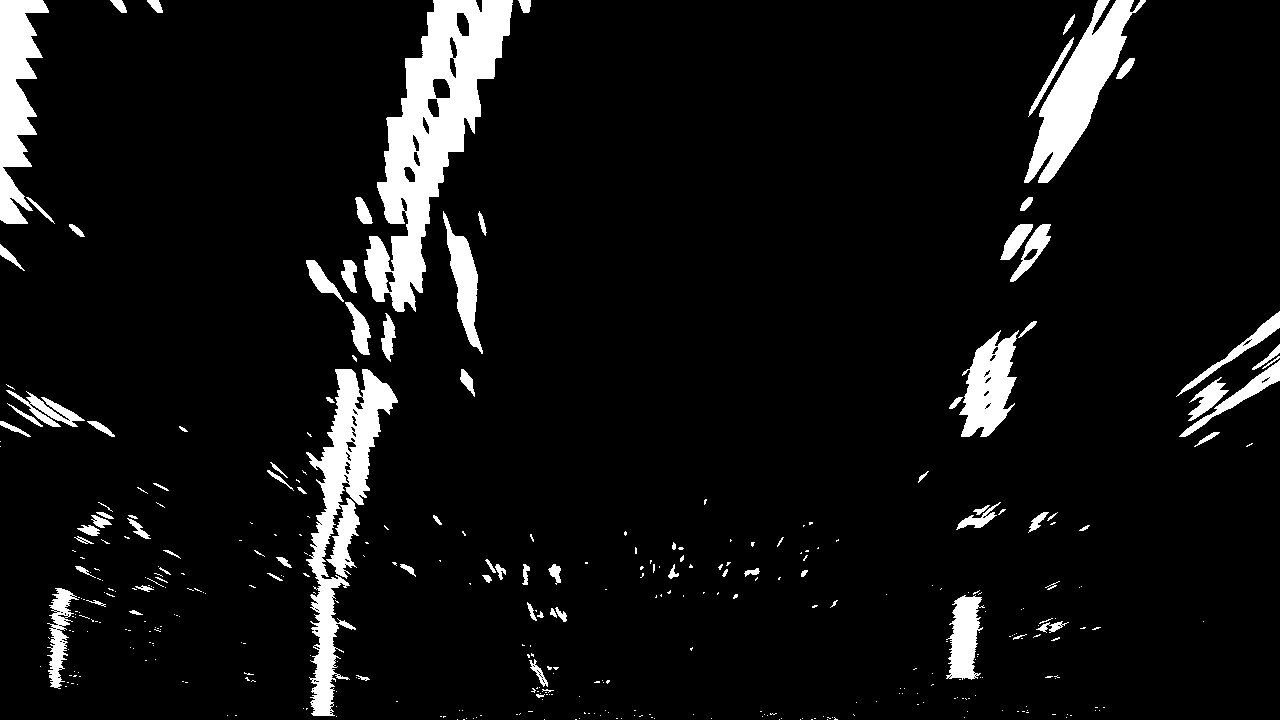
#> input picture warped-example .jpg, 1280 x 720 px
$ jupyter execute 'search around Poly.ipynb'
#> lines starting #> are read from the running program, lines starting #| are printed output that depends on the picture; after the words box and inside, x2 and y2 are one past the last pixel; in counts of white or black regions, pixels touching at a corner belong together
[cell 1]
import cv2
import numpy as np
import matplotlib.image as mpimg
import matplotlib.pyplot as plt

[cell 2]
# Load our image - this should be a new frame since last time!
binary_warped = mpimg.imread('warped-example .jpg')
#> binary_warped is the input picture: shape (720, 1280); min 0, max 255, mean 18.5

[cell 3]
# Polynomial fit values from the previous frame
# Make sure to grab the actual values from the previous step in your project!
left_fit = np.array([ 2.23090058e-04,-3.90812851e-01,4.78139852e+02])
right_fit = np.array([4.19709859e-04,-4.79568379e-01,1.11522544e+03])

[cell 4]
def fit_poly(img_shape, leftx, lefty, rightx, righty):
    ### TO-DO: Fit a second order polynomial to each with np.polyfit() ###
    left_fit = np.polyfit(lefty,leftx,2)
    right_fit = np.polyfit(righty,rightx,2)
    # Generate x and y values for plotting
    ploty = np.linspace(0, img_shape[0]-1, img_shape[0])
    ### TO-DO: Calc both polynomials using ploty, left_fit and right_fit ###
    left_fitx = left_fit[0]**ploty + left_fit[1]*ploty+left_fit[2]
    right_fitx = right_fit[0]**ploty + right_fit[1]*ploty + right_fit[2]

    return left_fitx, right_fitx, ploty

[cell 5]
def search_around_poly(binary_warped):
    # HYPERPARAMETER
    # Choose the width of the margin around the previous polynomial to search
    # The quiz grader expects 100 here, but feel free to tune on your own!
    margin = 100

    # Grab activated pixels
    nonzero = binary_warped.nonzero()
    nonzeroy = np.array(nonzero[0])
    nonzerox = np.array(nonzero[1])

    ### TO-DO: Set the area of search based on activated x-values ###
    ### within the +/- margin of our polynomial function ###
    ### Hint: consider the window areas for the similarly named variables ###
    ### in the previous quiz, but change the windows to our new search area ###
    left_lane_inds = ((nonzerox>(left_fit[0]*(nonzeroy**2)+left_fit[1]*(nonzeroy)+left_fit[2]-margin)) &
                       (nonzerox< (left_fit[0]*(nonzeroy**2)+left_fit[1]*(nonzeroy)+left_fit[2]+margin)))
    right_lane_inds = ((nonzerox > (right_fit[0]*(nonzeroy**2)+right_fit[1]*(nonzeroy)+right_fit[2]-margin)) &
                       (nonzerox < (right_fit[0]*(nonzeroy**2)+right_fit[1]*(nonzeroy)+right_fit[2]+margin)))

    # Again, extract left and right line pixel positions
    leftx = nonzerox[left_lane_inds]
    lefty = nonzeroy[left_lane_inds]
    rightx = nonzerox[right_lane_inds]
    righty = nonzeroy[right_lane_inds]

    # Fit new polynomials
    left_fitx, right_fitx, ploty = fit_poly(binary_warped.shape, leftx, lefty, rightx, righty)

    ## Visualization ##
    # Create an image to draw on and an image to show the selection window
    out_img = np.dstack((binary_warped, binary_warped, binary_warped))*255
    window_img = np.zeros_like(out_img)
    # Color in left and right line pixels
    out_img[nonzeroy[left_lane_inds], nonzerox[left_lane_inds]] = [255, 0, 0]
    out_img[nonzeroy[right_lane_inds], nonzerox[right_lane_inds]] = [0, 0, 255]

    # Generate a polygon to illustrate the search window area
    # And recast the x and y points into usable format for cv2.fillPoly()
    left_line_window1 = np.array([np.transpose(np.vstack([left_fitx-margin, ploty]))])
    left_line_window2 = np.array([np.flipud(np.transpose(np.vstack([left_fitx+margin,
                              ploty])))])
    left_line_pts = np.hstack((left_line_window1, left_line_window2))
    right_line_window1 = np.array([np.transpose(np.vstack([right_fitx-margin, ploty]))])
    right_line_window2 = np.array([np.flipud(np.transpose(np.vstack([right_fitx+margin,
                              ploty])))])
    right_line_pts = np.hstack((right_line_window1, right_line_window2))

    # Draw the lane onto the warped blank image
    cv2.fillPoly(window_img, np.int_([left_line_pts]), (0,255, 0))
    cv2.fillPoly(window_img, np.int_([right_line_pts]), (0,255, 0))
    result = cv2.addWeighted(out_img, 1, window_img, 0.3, 0)

    # Plot the polynomial lines onto the image
    plt.plot(left_fitx, ploty, color='yellow')
    plt.plot(right_fitx, ploty, color='yellow')
    ## End visualization steps ##

    return result

[cell 6]
# Run image through the pipeline
# Note that in your project, you'll also want to feed in the previous fits
result = search_around_poly(binary_warped)
#> in search_around_poly, `nonzero = binary_warped.nonzero()`: nonzero = 89486 positions, rows 0 to 719, columns 0 to 1279
#> in fit_poly, `left_fit = np.polyfit(lefty,leftx,2)`: left_fit = [0.000157, -0.347, 475.9]
#> in fit_poly, `right_fit = np.polyfit(righty,rightx,2)`: right_fit = [0.000435, -0.489, 1115.9]
#> in fit_poly, `left_fitx = left_fit[0]**ploty + left_fit[1]*ploty+left_fit[2]`: left_fitx = 720 values, max 476.9 at index 0, min 226.4 at index 719, mean 351.2
#> in fit_poly, `right_fitx = right_fit[0]**ploty + right_fit[1]*ploty + right_fit[2]`: right_fitx = 720 values, max 1116.9 at index 0, min 764.5 at index 719, mean 940.2
#> in search_around_poly, `left_fitx, right_fitx, ploty = fit_poly(binary_warped.shape, leftx, le..`: ploty = 720 values from 0 to 719
#> in search_around_poly, `out_img[nonzeroy[right_lane_inds], nonzerox[right_lane_inds]] = [0, 0,..`:
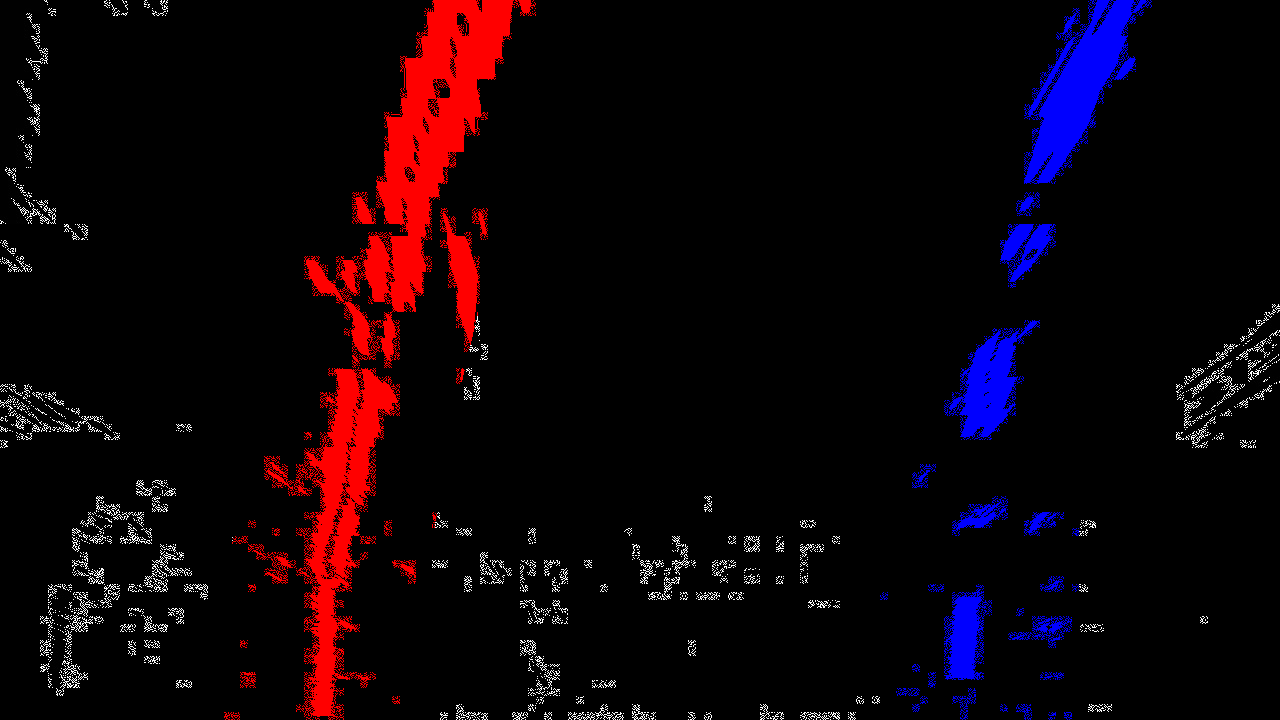
#> out_img: shape (720, 1280, 3); mean of channels 0, 1, 2 14.4, 3, 8.9; drawn as R, G, B
#> in search_around_poly, `left_line_window1 = np.array([np.transpose(np.vstack([left_fitx-margin..`: left_line_window1 = 720 pairs, first value 126.4 to 376.9, second value 0 to 719
#> in search_around_poly, `left_line_window2 = np.array([np.flipud(np.transpose(np.vstack([left_f..`: left_line_window2 = 720 pairs, first value 326.4 to 576.9, second value 0 to 719
#> in search_around_poly, `left_line_pts = np.hstack((left_line_window1, left_line_window2))`: left_line_pts = 1440 pairs, first value 126.4 to 576.9, second value 0 to 719
#> in search_around_poly, `right_line_window1 = np.array([np.transpose(np.vstack([right_fitx-marg..`: right_line_window1 = 720 pairs, first value 664.5 to 1016.9, second value 0 to 719
#> in search_around_poly, `right_line_window2 = np.array([np.flipud(np.transpose(np.vstack([right..`: right_line_window2 = 720 pairs, first value 864.5 to 1216.9, second value 0 to 719
#> in search_around_poly, `right_line_pts = np.hstack((right_line_window1, right_line_window2))`: right_line_pts = 1440 pairs, first value 664.5 to 1216.9, second value 0 to 719
#> in search_around_poly, `cv2.fillPoly(window_img, np.int_([left_line_pts]), (0,255, 0))`:
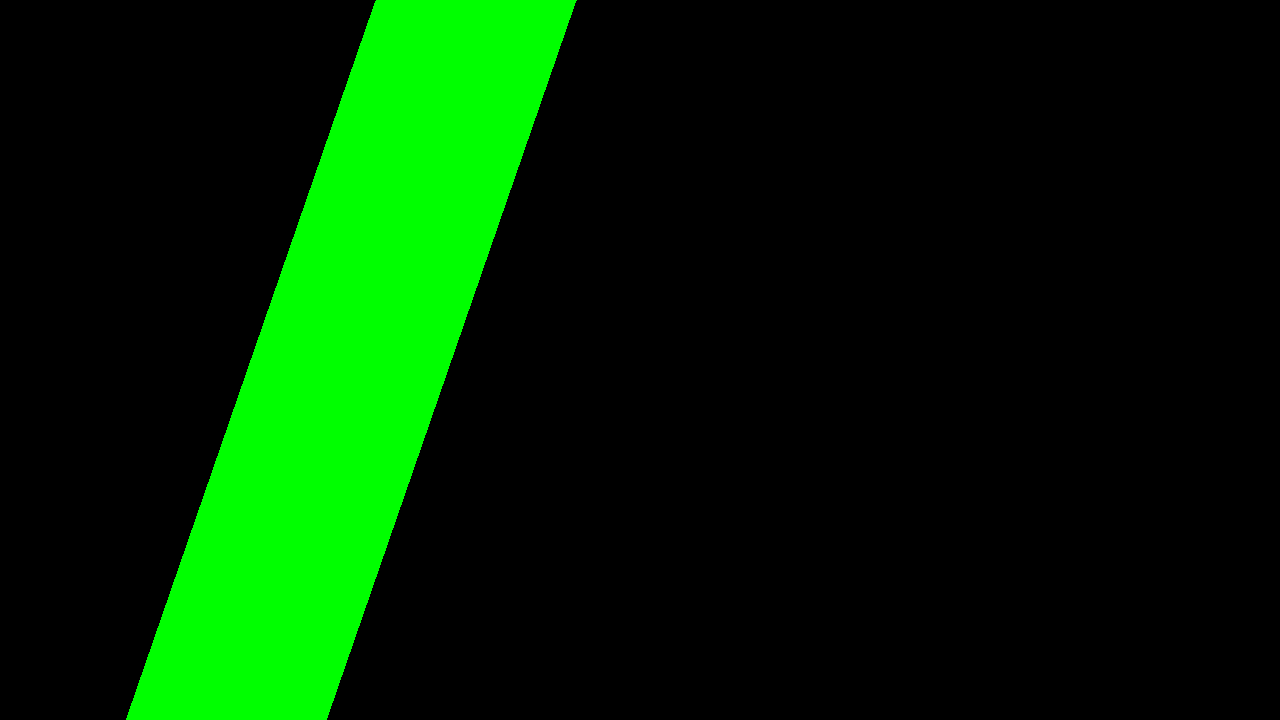
#> window_img: shape (720, 1280, 3); mean of channels 0, 1, 2 0, 40, 0; drawn as R, G, B
#> in search_around_poly, `cv2.fillPoly(window_img, np.int_([right_line_pts]), (0,255, 0))`:
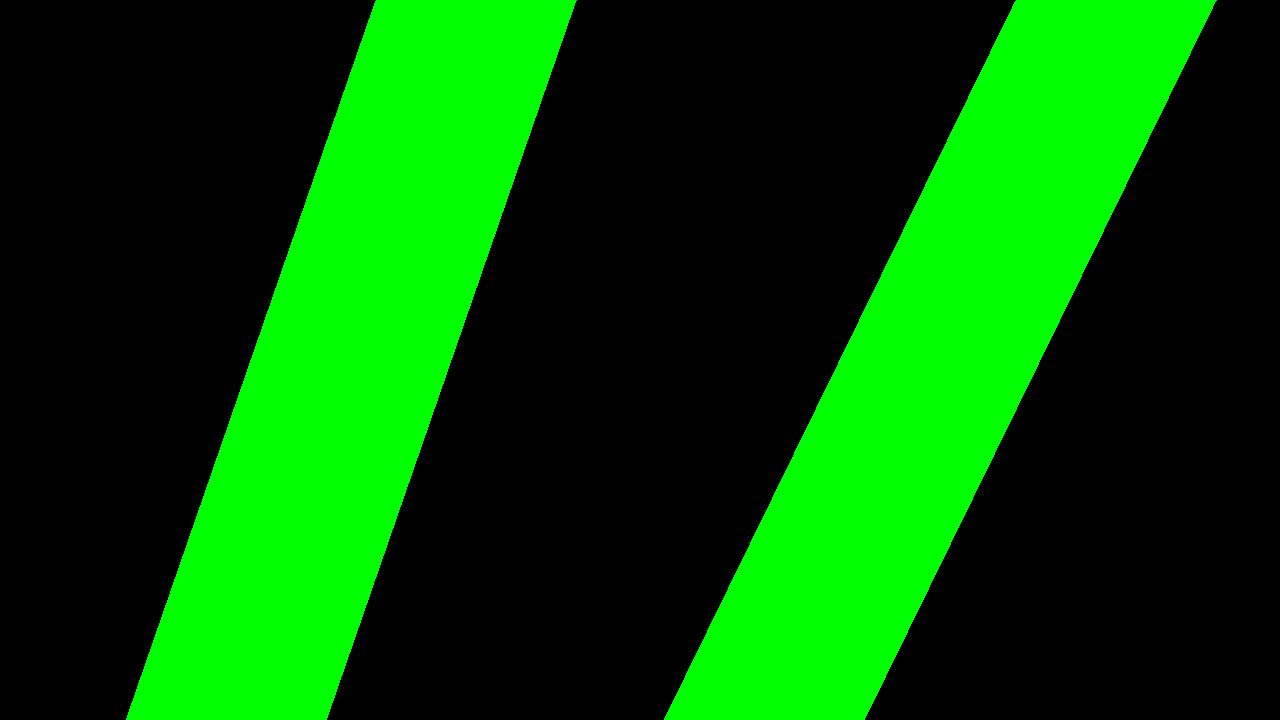
#> window_img: shape (720, 1280, 3); 15.7% of pixels changed, all inside (x1, y1, x2, y2) = (664, 0, 1217, 720); drawn as R, G, B
#> in search_around_poly, `result = cv2.addWeighted(out_img, 1, window_img, 0.3, 0)`:
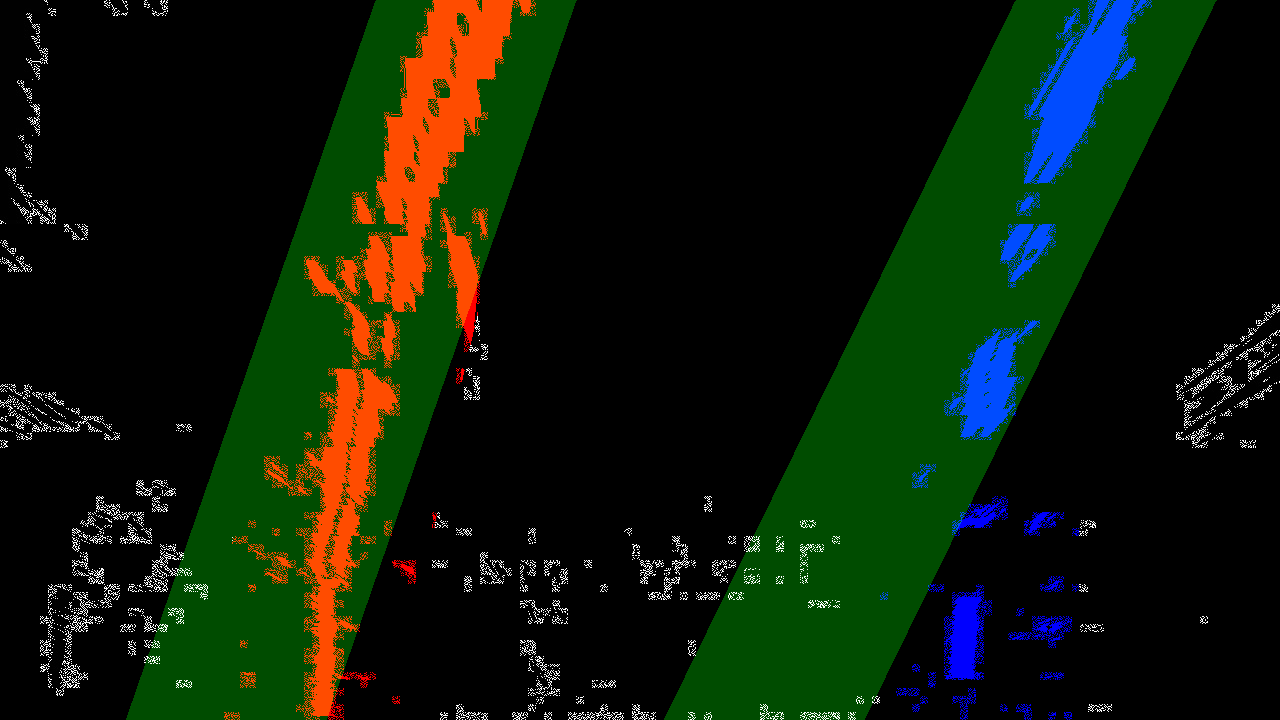
#> result: shape (720, 1280, 3); mean of channels 0, 1, 2 14.4, 26.7, 8.9; drawn as R, G, B

# View your output
plt.imshow(result)
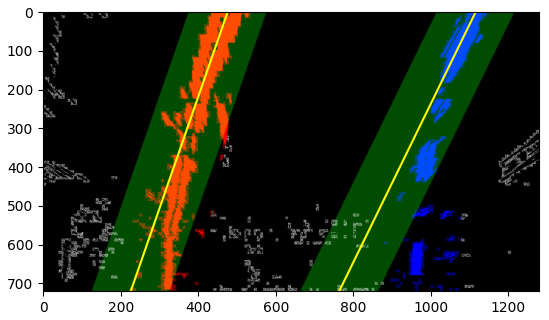
#> figure drawn by matplotlib, 1 panel
